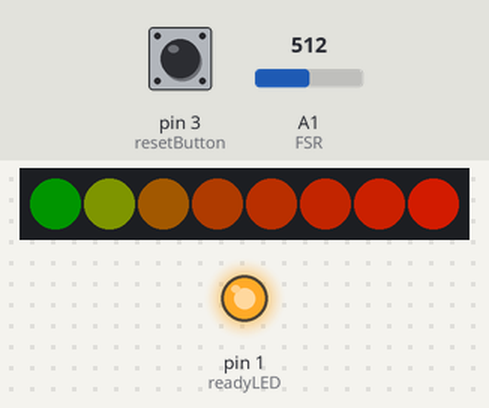
Recording of a sketch running on a simulated Arduino Uno, built with avr-gcc and run on an emulated ATmega328P. Shown: 8 RGB LEDs in strip order, left to right, output pins drawn as LEDs (lit = HIGH). The test bench sets the inputs (shaded band); at power-on: pin 3 (resetButton) HIGH, A1 (FSR) = 512. Dim RGB values are drawn brighter than linear.

Above: at 1.2 s.
1.3 s: pin 3 (resetButton) pulled LOW for 0.15 s
At 1.38 s:
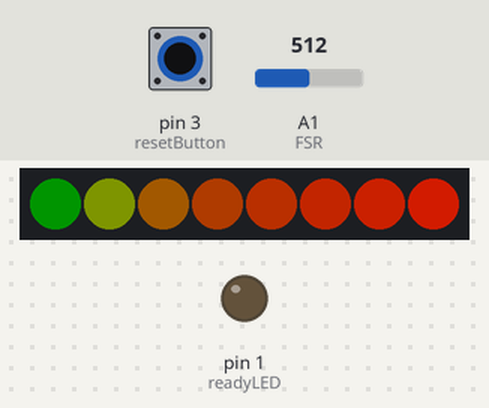
2.9 s: pin 3 (resetButton) pulled LOW for 3.2 s
At 7.2 s:
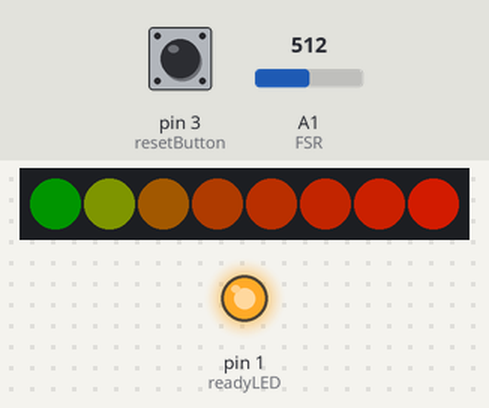
Timing chart, 0 to 8.7 s (numbered marks = the images above; inputs shaded):
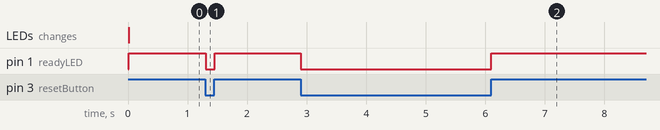

The sketch:

strongman2_shorttrinket.ino
```cpp
#include <Adafruit_NeoPixel.h>
#define NEOPIXELPIN 0
#define FSR   1   // Force Sensative Resistor on Trinket Pin #2 (Analog 1)
Adafruit_NeoPixel strip = Adafruit_NeoPixel(8, NEOPIXELPIN, NEO_GRB + NEO_KHZ800); // set IDE board to 8mHz trinket


const int resetButton = 3;     // the number of the pushbutton pin
const int readyLED =  1;      // the number of the LED pin


// variables:
int sensorValue = 0;  // the sensor value
int spectrumValue[1]; // to hold a2d values
int avg = 0;
int maxReading = 0;
int resetState = 1;         // variable for reading the pushbutton status


void setup()
{
  strip.begin();
  strip.setBrightness(150);
  strip.show(); // Initialize all pixels to 'off'

  // initialize the LED pin as an output:
  pinMode(readyLED, OUTPUT);
  // initialize the pushbutton pin as an input:
  pinMode(resetButton, INPUT);
}


void loop()
{

     // read the sensor:
  sensorValue=analogRead(FSR);                // Read voltage on potentiometer

  if (sensorValue > maxReading) maxReading = sensorValue;

  //Measure the magnitude of the force sensor
  avg = 0;
  for (int i = 0; i < 1; i++){
   delayMicroseconds(5); // to allow the output to settle
    spectrumValue[i] = (maxReading); // this takes whatever output as the input to lighting up the strip
    avg += spectrumValue[i];

   /* Serial.print("avg");
    Serial.println ("");
    Serial.print(avg);
    Serial.println ("");

    Serial.print("sensorValue");
    Serial.println ("");
    Serial.print(sensorValue);
    Serial.println ("");

    */

    delay (10);


  }
  avg = avg/.5; // this number is the "handicap". A higher number will make it harder to reach the top of the scale.

  //Clear out the NeoPixel String
   for(int i = 0; i < 60; i++){
    strip.setPixelColor(i, strip.Color(0, 0, 0));
  }

  //Draw the meter on the NeoPixel string
  for(int i = 0; i < map(avg, 0, 1023, 0, 10); i++){
     strip.setPixelColor(i, strip.Color(i*30, 35 - i, 0)); // the numbers here represent color brightness and length interger. play with these to match what you want in terms of color and length.
  }

  strip.show();

  resetState = digitalRead(resetButton);

  // check if the pushbutton is pressed.
  // if it is, the resetState is LOW:
  if (resetState == LOW) {
    // turn LED on:
    digitalWrite(readyLED, LOW);
    maxReading = 0;
  }
  else {
    // turn LED off:
    digitalWrite(readyLED, HIGH);
  }
 }
```

Measured:
- after the input at 1.3 s, pin 1 (readyLED): HIGH → LOW at once, → HIGH 0.15 s later
- after the input at 2.9 s, pin 1 (readyLED): HIGH → LOW at once, → HIGH 3.2 s later
